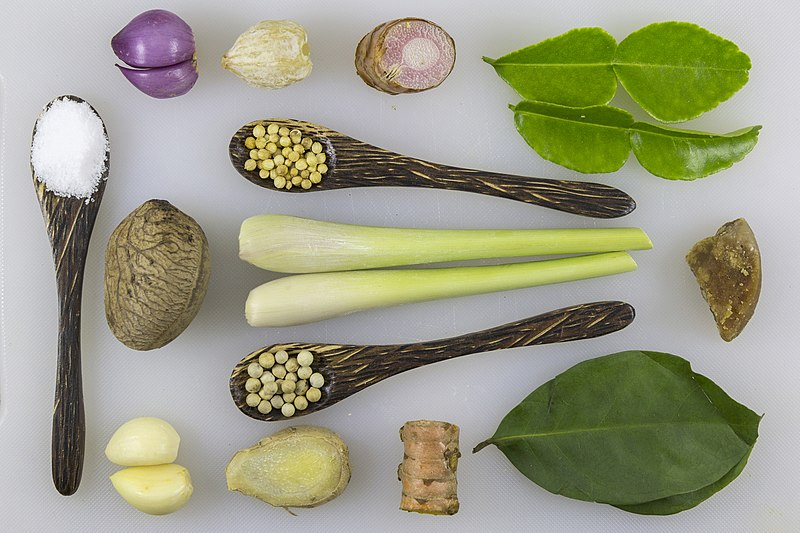
#> input picture images/Bumbu_Rawon.jpg, 800 x 533 px, found by its file name
$ python GDV_tutorial_10.py   (older library calls are emulated)
#> lines starting #> are read from the running program, lines starting #| are printed output that depends on the picture; long printed decimals are rounded
''' This code is based on the stackoverflow answer from Fred Weinhaus: https://stackoverflow.com/a/59995542  '''
import cv2
import numpy as np

# global helper variables
window_width = 640
window_height = 480

def getFrequencies(image):
    """ Compute spectral image with a DFT
    """
    # convert image to floats and do dft saving as complex output
    dft = cv2.dft(np.float32(image), flags = cv2.DFT_COMPLEX_OUTPUT)

    # apply shift of origin from upper left corner to center of image
    dft_shift = np.fft.fftshift(dft)

    # extract magnitude and phase images
    mag, phase = cv2.cartToPolar(dft_shift[:,:,0], dft_shift[:,:,1])
    min_val, max_val, min_loc, max_loc = cv2.minMaxLoc(mag)
    print(min_val,max_val, min_loc, max_loc)
    # get spectrum for viewing only
    spec = ((1/20) * np.log(mag))

    # Return the resulting image (as well as the magnitude and phase for the inverse)
    return spec, mag, phase

def createFromSpectrum(mag,phase):
    # convert magnitude and phase into cartesian real and imaginary components
    real, imag = cv2.polarToCart(mag, phase)

    # combine cartesian components into one complex image
    back = cv2.merge([real, imag])

    # shift origin from center to upper left corner
    back_ishift = np.fft.ifftshift(back)

    # do idft saving as complex output
    img_back = cv2.idft(back_ishift)

    # combine complex components into original image again
    img_back = cv2.magnitude(img_back[:,:,0], img_back[:,:,1])

    # re-normalize to 8-bits
    min, max = np.amin(img_back, (0,1)), np.amax(img_back, (0,1))
    print(min,max)
    img_back = cv2.normalize(img_back, None, alpha=0, beta=255, norm_type=cv2.NORM_MINMAX, dtype=cv2.CV_8U)
    return img_back

def changeMagOrPhase(mag, phase):
    #mag[:,319:322] = 0 # von x=319 bis x=322 setzt es auf kompletter y-Hoehe die werte auf 0
    mag[0:200,:] = 0
    mag[280:480,:] = 0
    mag[:,0:200] = 0
    mag[:,440:640] = 0

    spec = ((1/20) * np.log(mag))
    # Return the resulting image (as well as the magnitude and phase for the inverse)
    return spec, mag, phase

def main():
    """ Load an image, compute frequency domain image from it and display both or vice versa """
    image_name = 'images/Bumbu_Rawon.jpg'

    # Load the image.
    image = cv2.imread(image_name,cv2.IMREAD_GRAYSCALE)
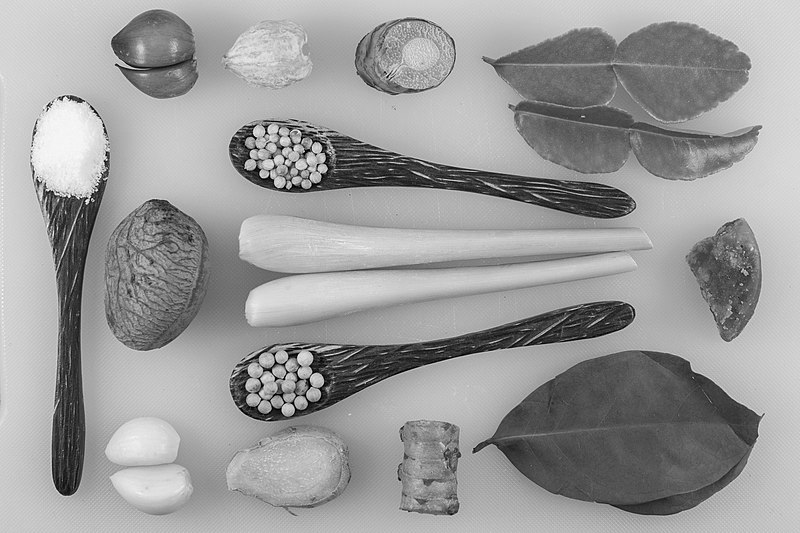
#> image: shape (533, 800); min 0, max 255, mean 155.1
    image = cv2.resize(image, (window_width,window_height))
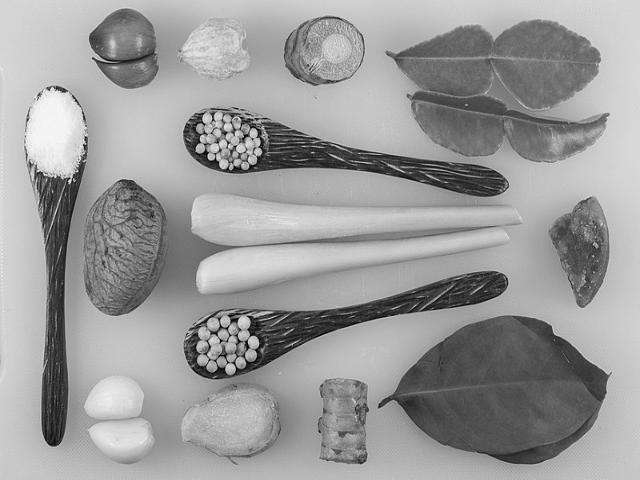
#> image: shape (480, 640); min 0, max 250, mean 155

    # show the original image
    title_original = 'Original image'
    cv2.namedWindow(title_original, cv2.WINDOW_NORMAL) # Note that window parameters have no effect on MacOS
    cv2.resizeWindow(title_original,window_width,window_height)
    cv2.imshow(title_original,image)

    result,mag,phase = getFrequencies(image)
#> in getFrequencies, `mag, phase = cv2.cartToPolar(dft_shift[:,:,0], dft_shift[:,:,1])`:
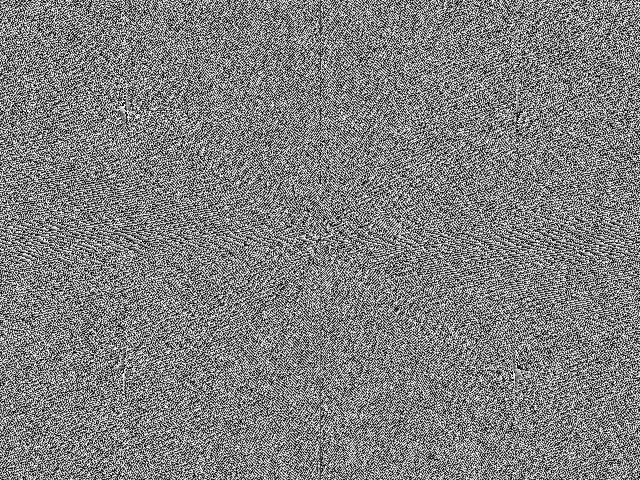
#> phase: shape (480, 640) float32; min 7.72e-06, max 6.28, mean 3.15; drawn with min black and max white
#> in getFrequencies, `min_val, max_val, min_loc, max_loc = cv2.minMaxLoc(mag)`: min_val = 7.83; max_val = 47621204; min_loc = (19, 16); max_loc = (320, 240)
#| 7.826 47621204.0 (19, 16) (320, 240)
#> in getFrequencies, `spec = ((1/20) * np.log(mag))`:
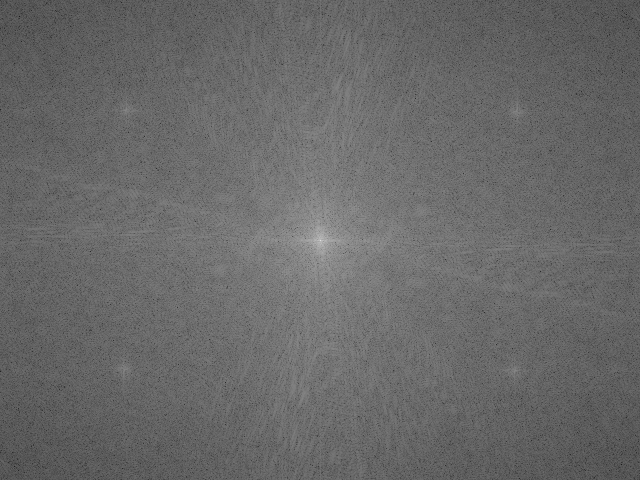
#> spec: shape (480, 640) float32; min 0.103, max 0.884, mean 0.412

    # show the resulting image
    title_result = 'Frequencies image'
    cv2.namedWindow(title_result, cv2.WINDOW_NORMAL) # Note that window parameters have no effect on MacOS
    cv2.resizeWindow(title_result,window_width,window_height)
    cv2.imshow(title_result,result)

    result, mag, phase = changeMagOrPhase(mag,phase)
#> in changeMagOrPhase, `mag[:,0:200] = 0`: mag: shape (480, 640) float32; min 0, max 47621204, mean 2858.8
#> in changeMagOrPhase, `mag[:,440:640] = 0`: mag: shape (480, 640) float32; min 0, max 47621204, mean 2550.8
#> in changeMagOrPhase, `spec = ((1/20) * np.log(mag))`:
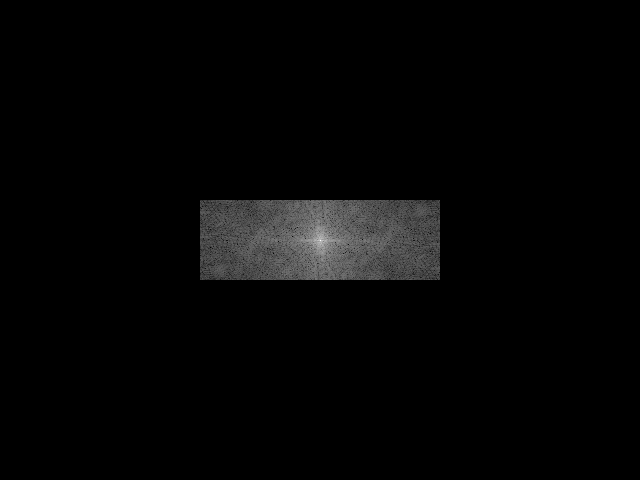
#> spec: shape (480, 640) float32; 93.75% of the values are NaN or infinite; the others: min 0.296, max 0.884, mean 0.496; drawn with min black, max white, NaN and infinite black
    # show the resulting image
    title_result = 'Frequencies image after Change'
    cv2.namedWindow(title_result, cv2.WINDOW_NORMAL) # Note that window parameters have no effect on MacOS
    cv2.resizeWindow(title_result,window_width,window_height)
    cv2.imshow(title_result,result)

    back = createFromSpectrum(mag,phase)
#> in createFromSpectrum, `img_back = cv2.magnitude(img_back[:,:,0], img_back[:,:,1])`:
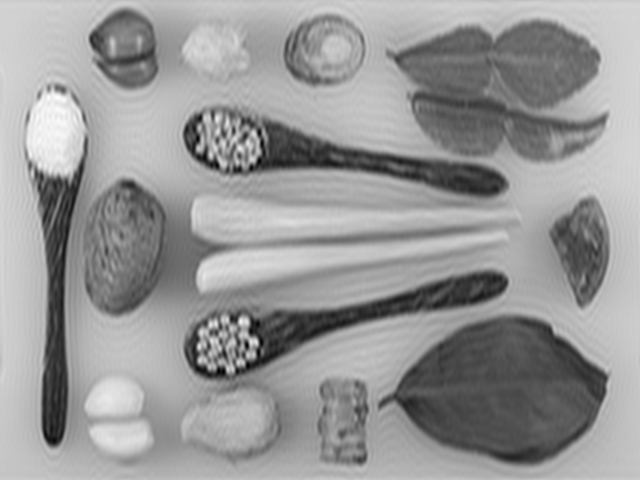
#> img_back: shape (480, 640) float32; min 1127799, max 79168896, mean 47622040; drawn with min black and max white
#> in createFromSpectrum, `min, max = np.amin(img_back, (0,1)), np.amax(img_back, (0,1))`: min = 1127799; max = 79168896
#| 1127799.0 79168900.0

    # and compute image back from frequencies
    title_back = 'Reconstructed image'
    cv2.namedWindow(title_back, cv2.WINDOW_NORMAL) # Note that window parameters have no effect on MacOS
    cv2.resizeWindow(title_back,window_width,window_height)
    cv2.imshow(title_back,back)

    key = cv2.waitKey(0)
#> (key Esc is pressed here)
    cv2.destroyAllWindows()

if (__name__ == '__main__'):
    main()
